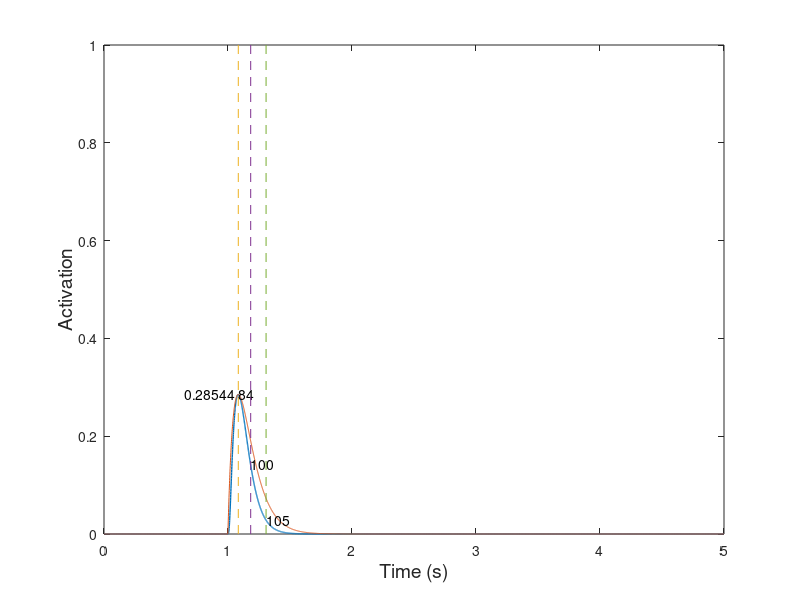

Here is the MATLAB script that generated this plot: (Note: this script raises an error after producing the figure.)
%==========================================================================
% new_model_v11_parameterSearch.m
% Author: Akira Nagamori
% Last update: 2/22/119
% Descriptions
%   Inspired by Williams et al. 1998
%==========================================================================

close all
clear all
clc

%% Simulation parameters
Fs = 1000; %sampling frequency
T = 1/Fs;
time = 0:1/Fs:5; %simulation time
Lce = 1;

%% Parameters to be searched
target_CT = 90;

        
for m = 1001:1500
    S = 7;
    C = 1;
    k_1 = 20;
    k_2 = 5;
    k_3 = 15;
    k_4 = 7;
    tau_1 = 0.005;
    tau_2 = 0.04;
    n = 1.8;
    k = 0.04;
    alpha = 4;
    
    r = randi([1 11],1,1);
    if r == 1
        S = 7+ (-S*0.8 + (S*0.8+S*0.8)*rand(1,1));
    elseif r == 2
        C = (1 + (4-1)*rand(1,1));
    elseif r == 3
        k_1 = 20 + (-k_1*0.8 + (k_1*0.8+k_1*0.8)*rand(1,1));
    elseif r == 4    
        k_2 = 5 + (-k_2*0.8 + (k_2*0.8+k_2*0.8)*rand(1,1));
    elseif r == 5
        k_3 = 15 + (-k_3*0.8 + (k_3*0.8+k_3*0.8)*rand(1,1));
    elseif r == 6    
        k_4 = 7 + (-k_4*0.8 + (k_4*0.8+k_4*0.8)*rand(1,1));
    elseif r == 7    
        tau_1 = 0.005 + (-tau_1*0.8 + (tau_1*0.8+tau_1*0.8)*rand(1,1));
    elseif r == 8
        tau_2 = 0.04 + (-tau_2*0.8 + (tau_2*0.8+tau_2*0.8)*rand(1,1));
    elseif r == 9
        n = 1.8 + (-n*0.8 + (n*0.8+n*0.8)*rand(1,1));
    elseif r == 10
        k = 0.04 + (-k*0.8 + (k*0.8+k*0.8)*rand(1,1));
    elseif r == 11    
        alpha = 4 + (-alpha*0.8 + (alpha*0.8+alpha*0.8)*rand(1,1));
    end
   
    %% Run a twitch simulation and sweep simulation
    for i = 1:2
        if i == 1
            simulation_condition = 1;
        elseif i == 2
            simulation_condition = 3;
        end
        if simulation_condition == 1
            % Generate a pulse
            FR_test = 1;
        elseif simulation_condition == 2
            % Generate a spike train at a given frequency
            FR_test = 10;
        elseif simulation_condition == 3
            % Generate a set of spike trains at multiple frequencies
            FR_test = [2 5 8 10 12 15 18 20 25 30 40 50 60 70 80 100 200]; %10:10:100];
        end
        
        %% initialization
        mean_exc = zeros(1,length(FR_test));
        p2p_exc = zeros(1,length(FR_test));
        
        %% Loop through test frequencies
        for f = 1:length(FR_test)
            FR = FR_test(f);
            %%  Generate spike train
            spike = zeros(1,length(time));
            
            if simulation_condition == 1
                % Generate a pulse
                spike(1*Fs) = 1;
            else
                % Generate spike train
                temp =spikeTrainGenerator(0:1/Fs:3,Fs,FR);
                spike(1*Fs:4*Fs) = temp;
            end
            
            
            %% Model parameters
            x = 0; % free calcium concentration
            y = 0; % concentraction of calcium bound to troponin
            z = 0; % porportion of bidning sites that formed cross-bridges (0-1)
            act = 0;
            
            %% Initialization
            x_vec = zeros(1,length(time));
            x_int_vec = zeros(1,length(time));
            y_vec = zeros(1,length(time));
            y_int_vec = zeros(1,length(time));
            z_vec = zeros(1,length(time));
            act_vec = zeros(1,length(time));
            
            spike_temp = zeros(1,length(time));
            R_temp = exp(-time/tau_1);
            R = zeros(1,length(time));
            
            for t = 1:length(time)
                %% Stage 1
                % Calcium diffusion to sarcoplasm
                spike_temp = zeros(1,length(time));
                if spike(t) == 1
                    spike_temp(t) = 1;
                    %temp = conv(spike_temp,R_temp);
                    % R to depend on the normalized firing rate
                    temp = conv(spike_temp,R_temp*(1+2*act^alpha));
                    %             R_i = 1 + (5-1)*exp(-(1/FR)/0.1);
                    %             temp = conv(spike_temp,R_temp*R_i);
                    R = R + temp(1:length(time));
                end
                
                x_dot = k_1*(C-x-y)*R(t) - k_2*x*((C*(S-1))+x+y)-(k_3*x+k_4*y)*(1-y);
                y_dot = (1-y)*(k_3*x-k_4*y);
                x = x_dot/Fs + x;
                y = y_dot/Fs + y;
                
                if y < 0
                    y_temp = 0;
                else
                    y_temp = y;
                end
                y_int = y_temp^n/(y_temp^n+k^n);
                
                %% Stage 3
                z_dot = (y_int-z)/tau_2; %(tau_temp/1000); %(1-z)*f_app - g_app*z;
                z = z_dot/Fs + z;
                
                %% Stage 4
                %
                act = z; % (z*(f_app_max+g_app)/f_app_max);
                
                %% Store variables
                %x_vec(t) = x(t);
                x_vec(t) = x;
                y_vec(t) = y;
                z_vec(t) = z;
                act_vec(t) = act;
                
            end
            
            mean_exc(f) = mean(act_vec(3.5*Fs:4*Fs));
            p2p_exc(f) = max(act_vec(3.5*Fs:4*Fs))-min(act_vec(3.5*Fs:4*Fs));
            
            if simulation_condition == 1
                %------------------------------------------------------------------
                % Twitch analysis
                %------------------------------------------------------------------
                % Find the peak amplitude of twitch and its location
                [pks,locs_0_100] = max(act_vec);
                % Display peak amplitude value
                pks
                % Time it takes from zero force to the peak
                t_0_100 = (locs_0_100-1*Fs)*1000/Fs % convert it in the unit of ms
                
                % Find a half peak amplitude
                peak_half = pks/2;
                % Find time from peak to half maximum
                [~,t_100_50] = min(abs(act_vec(locs_0_100:end)-peak_half));
                
                % Find the location of t_100_50
                locs_100_50 = locs_0_100+t_100_50;
                % Time it takes from peak to half maximum
                t_100_50 = t_100_50*1000/Fs
                
                % Find value of 40% of peak amplitude
                peak_40 = pks*0.4;
                % Find value of 10% of peak amplitude
                peak_10 = pks*0.1;
                
                % Find time when force reaches 40% maximum after peak
                [~,t_40] = min(abs(act_vec(locs_0_100:end)-peak_40));
                % Find time when force reaches 10% maximum after peak
                [~,t_10] = min(abs(act_vec(locs_0_100:end)-peak_10));
                
                % Time it takes from 40% peak to 10% peak
                t_40_10 = (t_10-t_40)*1000/Fs
                
                % Locatino of t_40_10
                locs_40_10 = locs_0_100+t_10;
                
                T = t_0_100/Fs;
                P =  pks/T;
                twitch_Milner_temp = P.*time.*exp(1-time/T);
                twitch_Milner = conv(spike,twitch_Milner_temp);
            end
            
            figure(i)
            plot(time,act_vec,'LineWidth',1)
            hold on
            if simulation_condition == 1
                plot(time,twitch_Milner(1:length(time)))
                hold on
                plot([time(locs_0_100) time(locs_0_100)],[0 1],'--')
                text(time(locs_0_100),pks,num2str(t_0_100))
                hold on
                plot([time(locs_100_50) time(locs_100_50)],[0 1],'--')
                plot([time(locs_40_10) time(locs_40_10)],[0 1],'--')
                text(time(locs_100_50),peak_half,num2str(t_100_50))
                text(time(locs_40_10),peak_10,num2str(t_40_10))
                text(time(locs_0_100)-time(locs_0_100)*0.4,pks,num2str(pks))
            end
            
        end
        
        figure(i)
        xlabel('Time (s)','FontSize',14)
        ylabel('Activation','FontSize',14)
        
        if simulation_condition == 2
            figure(3)
            plot(time,x_vec,'LineWidth',1)
            xlabel('Time (s)','FontSize',14)
            ylabel('x','FontSize',14)
            
            figure(4)
            plot(time,x_int_vec,'LineWidth',1)
            xlabel('Time (s)','FontSize',14)
            ylabel('x_{int}','FontSize',14)
            
            figure(5)
            plot(time,y_vec,'LineWidth',1)
            xlabel('Time (s)','FontSize',14)
            ylabel('y','FontSize',14)
            
        elseif simulation_condition == 3
            %% Calculate twitch-tetanus ratio
            twitch2tetanus_ratio = p2p_exc(1)/mean_exc(f)
            %% Calculate the degree of fusion
            fusion = 1-p2p_exc/p2p_exc(1);
            
            %% Calculate FR_half
            FR_new = FR_test(1):0.1:FR_test(end);
            Af_new = spline(FR_test,mean_exc,FR_new);
            [~,loc] = min(abs(Af_new-0.5));
            FR_half = FR_new(loc);
            FR_half
            
            %% Calculate the desired activation-frequency relationship bassed on Song et al. (2008)
            f_eff = FR_new/FR_half;
            a_f = 0.56;
            n_f0 = 2.1;
            n_f1 = 5;
            n_f = n_f0 +n_f1* (1/Lce-1);
            Af_Song = 1-exp(-(f_eff./(a_f*n_f)).^n_f);
            
            %% Calculate error between the desired and generated activation-frequency relationship
            for j = 1:length(FR_test)
                [val,loc] = min(abs(FR_new-FR_test(j)));
                error_temp(j) = abs(Af_Song(loc)-mean_exc(j));
            end
            error = sum(error_temp)
            
            %% Plot results
            figure(6)
            plot(FR_test/FR_half,mean_exc,'LineWidth',1)
            xlabel('Frequency (Hz)','FontSize',14)
            ylabel('Activation','FontSize',14)
            hold on
            plot(f_eff,Af_Song)
            xlim([0 3])
            
            figure(7)
            plot(FR_test/FR_half,fusion,'LineWidth',1)
            xlabel('Frequency (Hz)','FontSize',14)
            ylabel('Fusion','FontSize',14)
            hold on
            xlim([0 3])
            
            figure(8)
            plot(mean_exc./max(mean_exc),fusion,'LineWidth',1)
            xlabel('Activation','FontSize',14)
            ylabel('Fusion','FontSize',14)
            hold on
            plot(0:0.1:1,0:0.1:1,'--')
        end
        
    end
    
    Data = cell(2,12);
    Data(1,:) = {'t_0_100','t_100_50','t_40_10','P_t','t2t','FR_half','Error_CT','Error_Af','Test frequencies','Af','Fusion','Parameters'};
    Data{2,1} = t_0_100;
    Data{2,2} = t_100_50;
    Data{2,3} = t_40_10;
    Data{2,4} = pks;
    Data{2,5} = twitch2tetanus_ratio;
    Data{2,6} = FR_half;
    Data{2,7} = target_CT-t_0_100;
    Data{2,8} = error;
    Data{2,9} = FR_test/FR_half;
    Data{2,10} = mean_exc;
    Data{2,11} = fusion;
    Data{2,12} = [S,C,k_1,k_2,k_3,k_4,tau_1,tau_2,n,k,alpha];
    
    code_folder = '/Users/akira/Documents/GitHub/Twitch-Based-Muscle-Model';
    data_folder = '/Users/akira/Documents/GitHub/Twitch-Based-Muscle-Model/Data';
    
    cd(data_folder)
    save(['Data_' num2str(m)],'Data')
    cd(code_folder)
    
end
function spikeTrain = spikeTrainGenerator(t,Fs,freq)

spikeTrain = zeros(1,length(t));
ISI = round(1/freq*Fs);
numSpikes = round(length(t)/ISI);
index = [1:numSpikes]*ISI;
index(index>length(t)) = [];
spikeTrain(index) = 1;
spikeTrain(1) = 1;

end
